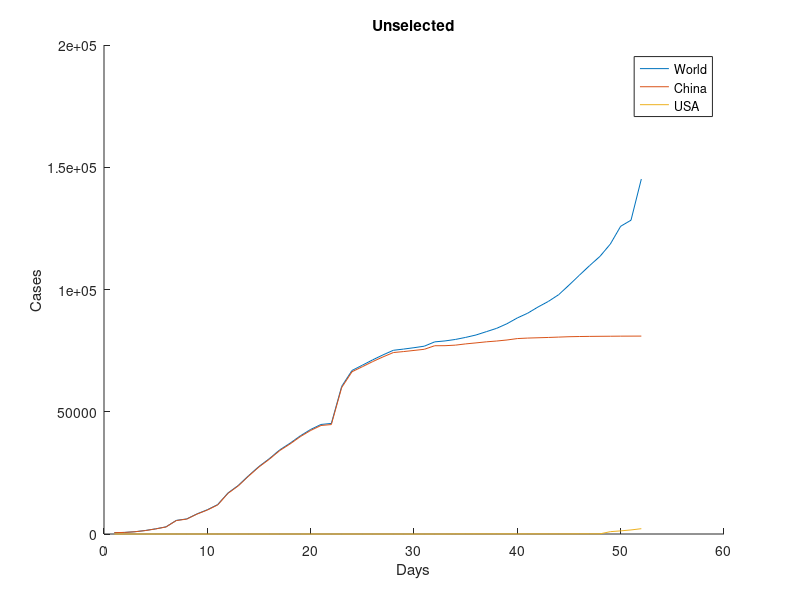
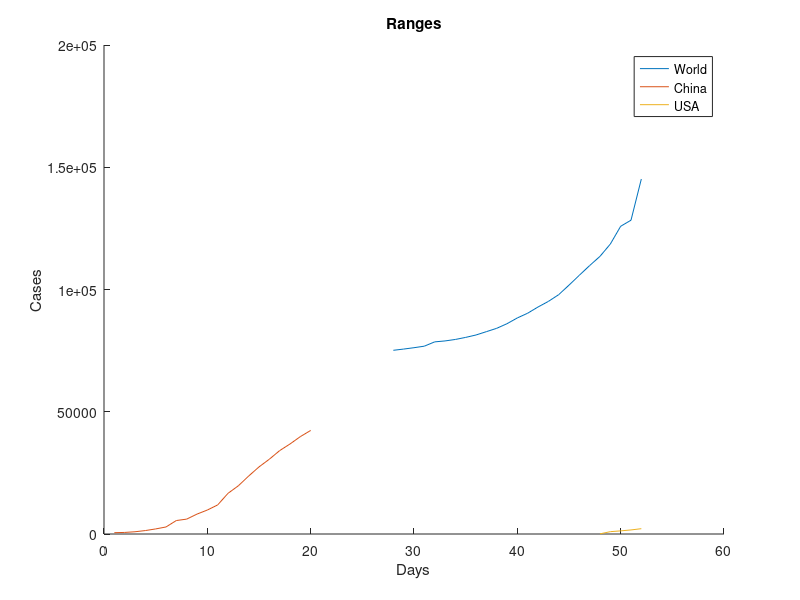

Reproduce these figures in MATLAB, in order. (Note: this script raises an error after producing the figures.)
close all
clear all
clc

data = dlmread('./Lab5_Problem1_Data.csv');


days = data(:,1);
world = data(:,2);
china = data(:,3);
usa = data(:,4);
usaRange = usa(48:length(usa));
usaDays = days(48:length(days));

chinaRange = china(1:20);
chinaDays = days(1:20);

worldRange = world(28:length(world));
worldDays = days(28:length(days));
figure;
hold on
plot(days, world);
plot(days, china);
plot(days, usa);
legend("World", "China", "USA");
xlabel("Days");
ylabel("Cases");
title("Unselected");

figure;
hold on
plot(worldDays, worldRange);
plot(chinaDays, chinaRange);
plot(usaDays, usaRange);
legend("World", "China", "USA");
title("Ranges");
xlabel("Days");
ylabel("Cases");

%testing linar
data = zeros(length(chinaDays), 3);
data(:, 1) = ones(length(chinaDays),1)
data(:,2) = chinaDays;
data(:,3) = chinaRange;
[asc, r2] = linearregression(data)

chinaLFH = @(x) asc(1) + asc(2)*x;
figure;
hold on
fplot(chinaLFH, [0, max(chinaDays)]);
plot(chinaDays, chinaRange);
legend()

% testing poly
[plys, r2] = polynomialregression(chinaRange, 3)
chinaCFH = @(x) plys(1)+plys(2)*x+plys(3)*x.^2+plys(4)*x^3;
figure;
hold on
fplot(chinaCFH, [0, max(chinaDays)]);
plot(chinaDays, chinaRange);
legend()

%testing exp
[plys, r2] = exponentialregression(chinaRange)
chinaEFH = @(x) plys(1)*exp(plys(2)*x);
figure;
hold on
fplot(chinaEFH, [0, max(chinaDays)]);
plot(chinaDays, chinaRange);
legend()

%%%%%%%%%%%VALIDATION%%%%%%%%%%%%%%%%%
a0 = 0.5;
a1 = 0.1;
a2 = 0.9;
a3 = 0.8;
y = @(x) a0+a1*x+a2*x.^2+a3*x.^3;
x = 10:100;
yout = y(x);
[plys, r2] = polynomialregression(yout, 3);
assert(r2==1);

%exp val
a0 = 1.1;
a1 = 0.3;
y = @(x) a0*exp(a1*x);
x = 10:100;
yout = y(x);
[plys, r2] = exponentialregression(yout);
assert(r2==1);


%%%now with the real data
%%china
[plys, r2] = polynomialregression(chinaRange, 3)
chinaCFH = @(x) plys(1)+plys(2)*x+plys(3)*x.^2+plys(4)*x^3;
figure;
hold on
fplot(chinaCFH, [0, max(chinaDays)]);
plot(chinaDays, chinaRange);
legend()
title("China");
xlabel("Days");
ylabel("Confirmed cases");

[plys, r2] = exponentialregression(chinaRange)
chinaEFH = @(x) plys(1)*exp(plys(2)*x);
figure;
hold on
fplot(chinaEFH, [0, max(chinaDays)]);
plot(chinaDays, chinaRange);
legend()
title("China");
xlabel("Days");
ylabel("Confirmed cases");
%USA
startingDay = min(usaDays);
[plys, r2] = polynomialregression(usaRange, 3)
usaCFH = @(x) plys(1)+plys(2)*(x-startingDay)+plys(3)*(x-startingDay).^2+plys(4)*(x-startingDay)^3;
figure;
hold on
fplot(usaCFH, [min(usaDays), max(usaDays)]);
plot(usaDays, usaRange);
legend()
title("USA");
xlabel("Days");
ylabel("Confirmed cases");

[plys, r2] = exponentialregression(usaRange)
usaEFH = @(x) plys(1)*exp(plys(2)*(x-startingDay));
figure;
hold on
fplot(usaEFH, [min(usaDays), max(usaDays)]);
plot(usaDays, usaRange);
legend()
title("USA");
xlabel("Days");
ylabel("Confirmed cases");

%%%WORLD

[plys, r2] = polynomialregression(worldRange, 3)
startingDay = min(worldDays);
worldCFH = @(x) plys(1)+plys(2)*(x-startingDay)+plys(3)*(x-startingDay).^2+plys(4)*(x-startingDay)^3;
figure;
hold on
fplot(worldCFH, [min(worldDays), max(worldDays)]);
plot(worldDays, worldRange);
legend()
title("World");
xlabel("Days");
ylabel("Confirmed cases");

[plys, r2] = exponentialregression(worldRange)
worldEFH = @(x) plys(1)*exp(plys(2)*(x-startingDay));
figure;
hold on
fplot(worldEFH, [min(worldDays), max(worldDays)]);
plot(worldDays, worldRange);
legend()
title("World");
xlabel("Days");
ylabel("Confirmed cases");



